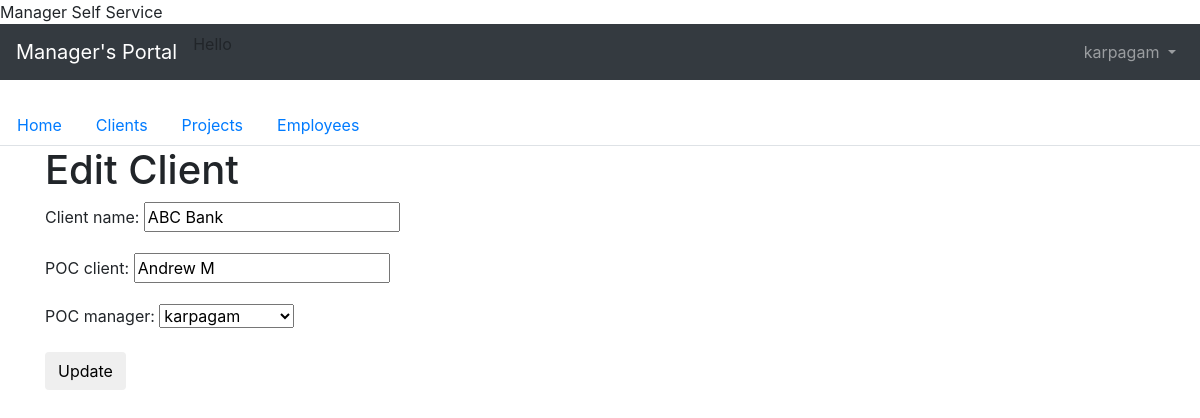
Page /manager/client/1/edit/ (signed in) on the committed database.
### users/models.py (models this page shows)
class CustomUser(AbstractUser):
    department = models.CharField(max_length=50, default=' ', null=True, blank=True)
    cell_phone = models.CharField(max_length=50, default='(402)000-0000')
    date_of_joining = models.DateField(null=True, blank=True)
    employee_ID = models.CharField(max_length=50, default=' ', null=True, blank=True)
    office_location = models.CharField(max_length=50, default=' ', null=True, blank=True)
    designation = models.CharField(max_length=50, default=' ', null=True, blank=True)

### manager/models.py (models this page shows, shortened)
class Client(models.Model):
    client_name = models.CharField(max_length=50, blank=False, null=False, default=' ')
    POC_client = models.CharField(max_length=50, blank=False, null=False, default=' ')
    POC_manager = models.ForeignKey(get_user_model(), on_delete=models.CASCADE)

### manager/views.py (the view)
# urls.py: path('client/<int:pk>/edit/', views.client_edit, name='client_edit'),
@login_required
def client_edit(request, pk):
    client = get_object_or_404(Client, pk=pk)
    if request.method == "POST":
        form = ClientForm(request.POST, instance=client)
        if form.is_valid():
            client = form.save(commit=False)
            client.updated_date = timezone.now()
            client.save()
            client = Client.objects.all()
            return render(request, 'client_list.html',
                          {'clients': client})
    else:
        form = ClientForm(instance=client)
    return render(request, 'client_edit.html', {'form': form})

### manager/forms.py
class ClientForm(forms.ModelForm):
    class Meta:
        model = Client
        fields = ('client_name', 'POC_client', 'POC_manager')

### templates/client_edit.html (shortened to what this page needs)
<!DOCTYPE html>
<html lang="en">
{% extends 'base.html' %}
{% block content %}
    <h1>Edit Client</h1>
    <form method="POST" class="client-form">{% csrf_token %}
        {{ form.as_p }}
        <button type="submit" class="save btn btn-default">Update</button>
    </form>
{% endblock %}

### templates/base.html (shortened to what this page needs)
<!doctype html>
<html lang="en">
  <head>
    <link rel="stylesheet" href="https://stackpath.bootstrapcdn.com/bootstrap/4.1.3/css/bootstrap.min.css">
    <name>{% block name %}Manager Self Service{% endblock name %}</name>
  </head>
  <body>
 <nav class="navbar navbar-expand-md navbar-dark bg-dark mb-4">
      <a class="navbar-brand" href="{% url 'home' %}">Manager's Portal</a>
     {% if user.is_authenticated %}
        <ul class="navbar-nav mr-auto">
          <p>Hello<p>
        </ul>
      {% endif %}
      <div class="collapse navbar-collapse" id="navbarCollapse">
        {% if user.is_authenticated %}
          <ul class="navbar-nav ml-auto">
            <li class="nav-item">
              <a class="nav-link dropdown-toggle" href="#" id="userMenu"\
              data-toggle="dropdown" aria-haspopup="true" aria-expanded\
              ="false">
                {{ user.username }}
              </a>
            </li>
          </ul>
        {% endif %}
      </div>
    </nav>
<div>
     <ul class="nav nav-tabs">
  <li class="nav-item">
    <a class="nav-link" href="{%  url 'home' %}">Home</a>
  </li>
  <li class="nav-item">
    <a class="nav-link" href="{%  url 'client_list' %}">Clients</a>
  </li>
  <li class="nav-item">
    <a class="nav-link" href="{%  url 'project_list' %}">Projects</a>
  </li>
  <li class="nav-item">
    <a class="nav-link" href="{%  url 'employee_list' %}">Employees</a>
  </li>
</ul>
 </div>
<div class="container">
      {% block content %}
      {% endblock content %}
    </div>
  </body>
</html>

### rows in the picture
CustomUser: username "karpagam"
Client: client_name "ABC Bank", POC_client "Andrew M", POC_manager "karpagam"
